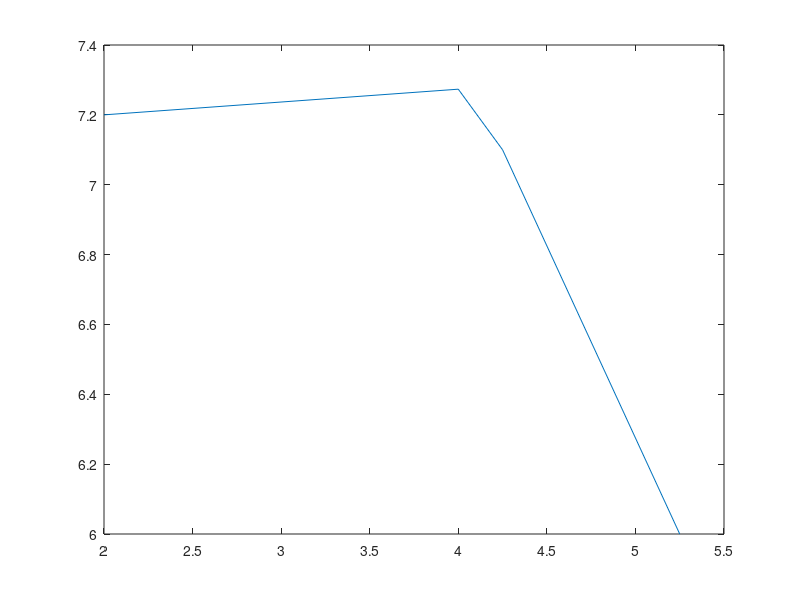

This chart was generated by the following MATLAB code:

x=[2 4 4.25 5.25]
y = ((x-4.25)/(-2.25)).*((x-5.25)/(-3.25))*7.2 + ((x-2)/2.25).*((x-5.25)/(-1))*7.1 + ((x-2)/3.25).*((x-4.25)/1)*6

plot(x,y)